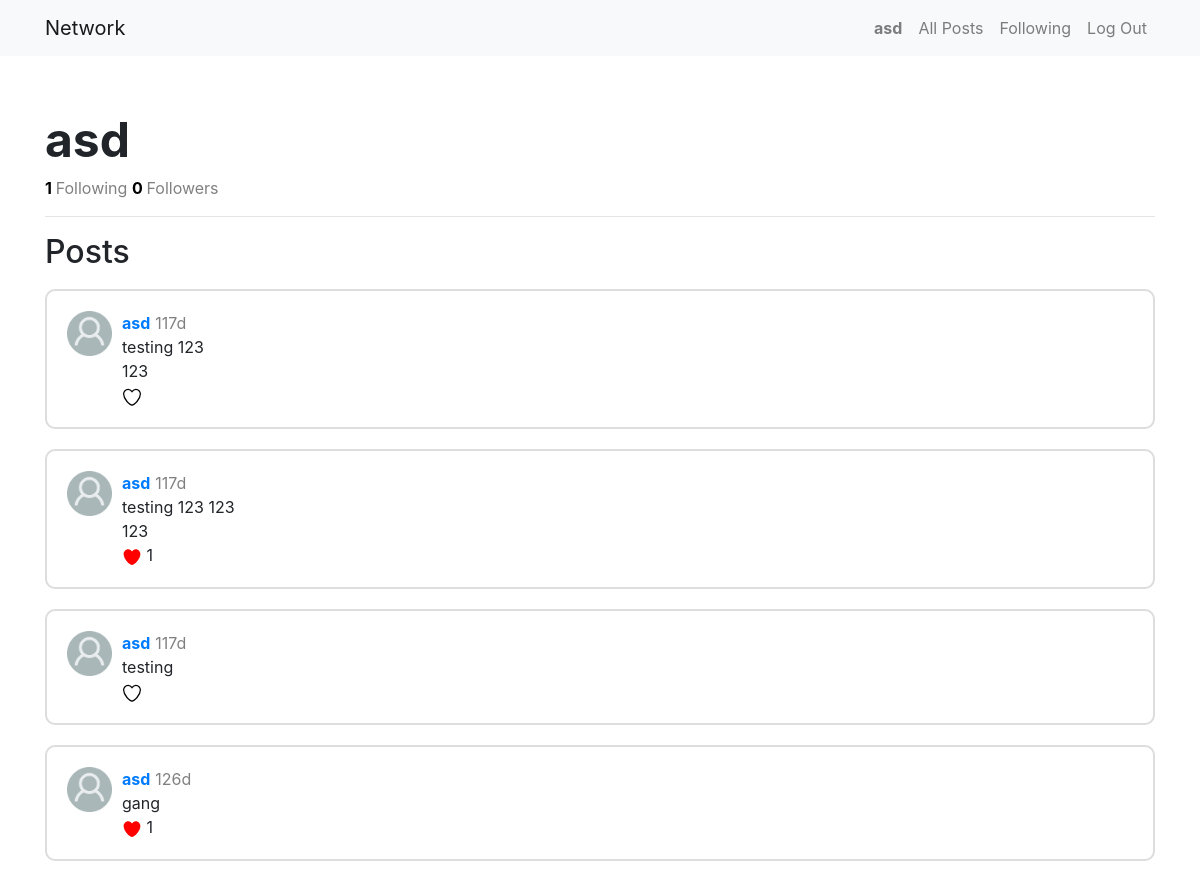
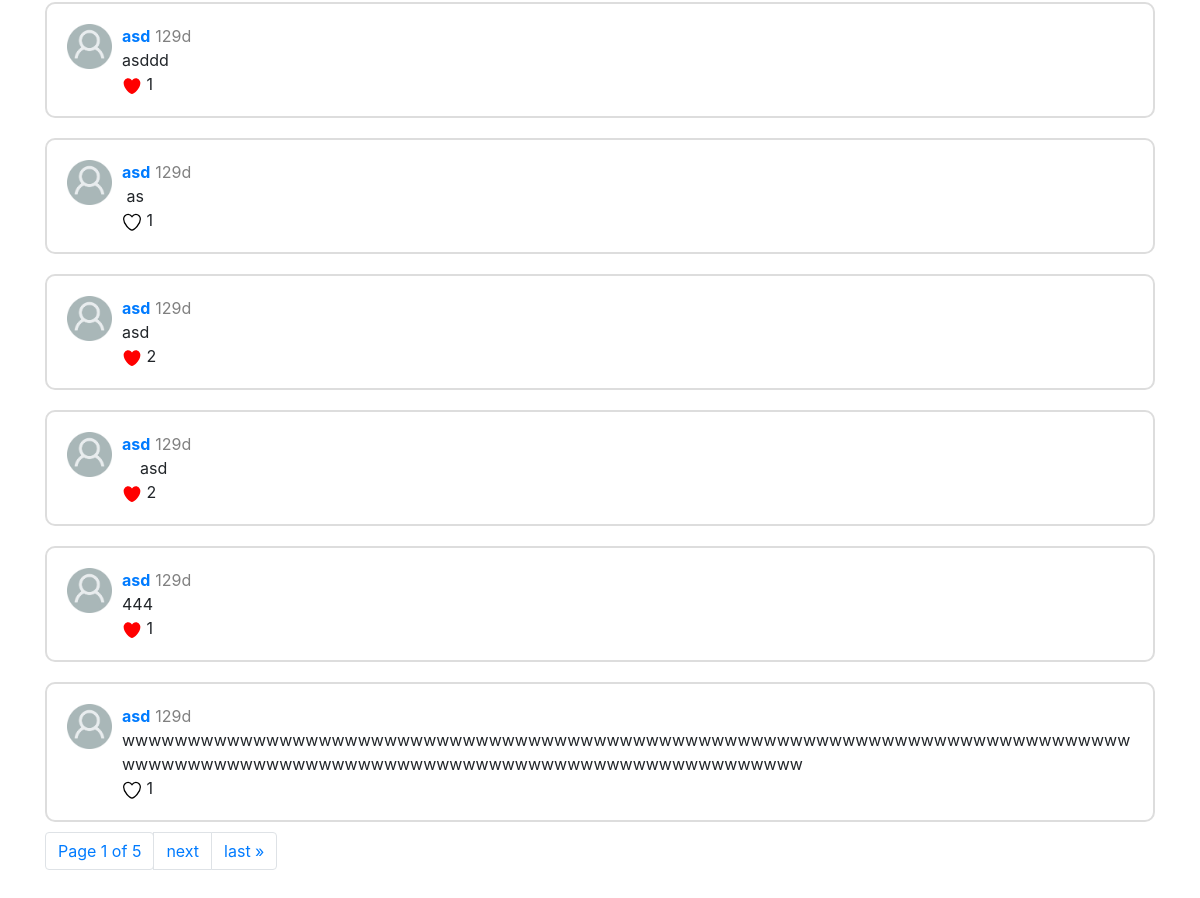
/profile/2 (signed in), run on the app's committed database (2 pictures, top to bottom).
### network/models.py (models this page shows, shortened)
class User(AbstractUser):
    pass

class Following(models.Model):
    from_user = models.ForeignKey(User, on_delete=models.CASCADE, related_name='from_user')
    following = models.ManyToManyField(User, blank=True, related_name='following')
    followers = models.ManyToManyField(User, blank=True, related_name="followers")

class Post(models.Model):
    content = models.CharField(max_length=256)
    user = models.ForeignKey(User, on_delete=models.CASCADE, related_name="User")
    likes = models.ManyToManyField(User, related_name="post")
    timestamp = models.DateTimeField(auto_now_add=True)

### network/views.py (the view)
# urls.py: path("profile/<int:id>", views.profile, name="profile"),
def profile(request, id):
    user = User.objects.get(pk=id)
    posts = Post.objects.filter(user=user).order_by("-timestamp")
    paginator = Paginator(posts, 10)
    page_number = request.GET.get('page')
    page_obj = paginator.get_page(page_number)
    following = Following.objects.get(from_user=request.user)
    userFollowing = Following.objects.get(from_user=user)
    return render(request, "network/profile.html", {
        "user": user,
        "posts": posts,
        "following": following,
        "userFollowing": userFollowing,
        'page_obj': page_obj
    })

### network/templatetags/convert.py (called while the page is built)
@register.filter(name="convert")
def convert(date):
    local_tz = pytz.timezone("Europe/London")
    converted = date.replace(tzinfo=pytz.utc).astimezone(local_tz).strftime("%d/%m/%Y - %H:%M")
    return str(converted)

### network/templatetags/date.py (called while the page is built)
@register.filter(name="timeSince")
def timeSince(date):
    local_tz = pytz.timezone("Europe/London")
    converted =  date.replace(tzinfo=pytz.utc).astimezone(local_tz)
    postDate = time.mktime(datetime.strptime(str(converted), "%Y-%m-%d %H:%M:%S.%f%z").timetuple())
    currentDate = time.time()
    if (currentDate - postDate) < 60:
        return "Just now"
    elif (currentDate - postDate)/60 < 60:
        return f"{floor((currentDate - postDate)/60)}m"
    elif (currentDate - postDate)/60/60 < 24:
        return f"{floor((currentDate - postDate)/60/60)}h"
    else: return f"{floor((currentDate - postDate)/60/60/24)}d"

### network/templates/network/profile.html (shortened to what this page needs)
{% extends "network/layout.html" %}
{% load static %}
{% load date %}
{% load convert %}
{% block body %}
    <div class="profileHeading">
        <span class="userHeading">{{user.username}}</span>
    </div>
    <div class="userInfo">
        <a class="followLink" href="{% url 'userFollowing' user.id %}"><strong>{{ userFollowing.following.count }} </strong><span style="color: grey;">Following  </span></a>
        <a class="followLink" href="{% url 'userFollowers' user.id %}"><strong><span id="followerCount">{{ userFollowing.followers.count }} </span></strong><span style="color: grey;">Followers</span></a>
    </div>
    <hr>
    <h2>Posts</h2>
    <div class="allPosts">
        {% for post in page_obj %}
        <div class="post{%if request.user == post.user %} editable{%endif%}" {%if request.user == post.user %} onmouseover="editButton('{{post.id}}')" onmouseleave="editButtonLeave('{{post.id}}')" {%endif%}>
                <div class="profilePicDiv">
                    <img id="profilePic" src="{% static 'pp.jpg' %}" width="45" height="45">
                </div>
                <div class="postData">
                    <a href="{% url 'profile' post.user.id %}"><strong>{{ post.user.username }}</strong></a><span title="{{post.timestamp|convert}}" class="subtext" id="time">{{post.timestamp|timeSince}}</span>
                    <div class="content">{{post.content|safe}}</div>
                    {% if request.user in post.likes.all %}
                    <svg viewBox="0 0 24 24" id="{{post.id}}" aria-hidden="true" class="unlike" onclick="likePost('{{post.id}}')">
                        <g>
                            <path d="M12 21.638h-.014C9.403 21.59 1.95
                            14.856 1.95 8.478c0-3.064 2.525-5.754 5.403-5.754
                             2.29 0 3.83 1.58 4.646 2.73.814-1.148 2.354-2.73
                             4.645-2.73 2.88 0 5.404 2.69 5.404 5.755 0 6.376-7.454
                              13.11-10.037 13.157H12z">
                            </path>
                        </g>
                    </svg>
                    {% else %}
                    <svg viewBox="0 0 24 24" id="{{post.id}}" aria-hidden="true" class="like" onclick="likePost('{{post.id}}')">
                        <g>
                            <path d="M12 21.638h-.014C9.403 21.59 1.95
                            14.856 1.95 8.478c0-3.064 2.525-5.754 5.403-5.754
                             2.29 0 3.83 1.58 4.646 2.73.814-1.148 2.354-2.73
                             4.645-2.73 2.88 0 5.404 2.69 5.404 5.755 0 6.376-7.454
                              13.11-10.037 13.157H12z">
                            </path>
                        </g>
                    </svg>
                    {%endif%}
                    <span id="{{post.id}}_likes" class="totalLikes">{% if post.likes.count > 0 %}{{post.likes.count}}{%endif%}</span>
                </div>
            </div>
        {% endfor %}
        <nav aria-label="Page navigation example">
            <ul class="pagination">
                <span class="current">
                    <li class="page-item"><a class="page-link" href="#">Page {{ page_obj.number }} of {{ page_obj.paginator.num_pages }}</a></li>
                </span>
                {% if page_obj.has_next %}
                    <li class="page-item"><a class="page-link" href="?page={{ page_obj.next_page_number }}">next</a></li>
                    <li class="page-item"><a class="page-link" href="?page={{ page_obj.paginator.num_pages }}">last &raquo;</a></li>
                {% endif %}
            </ul>
        </nav>
{% endblock %}

### network/templates/network/layout.html (shortened to what this page needs)
{% load static %}
<!DOCTYPE html>
<html lang="en">
    <head>
        <link rel="stylesheet" href="https://stackpath.bootstrapcdn.com/bootstrap/4.4.1/css/bootstrap.min.css">
        <link href="{% static 'network/styles.css' %}" rel="stylesheet">
    </head>
    <body>
        <nav class="navbar navbar-expand-lg navbar-light bg-light">
            <div class="container">
            <a class="navbar-brand" href="{% url 'index' %}">Network</a>
            <div>
              <ul class="navbar-nav mr-auto">
                {% if user.is_authenticated %}
                    <li class="nav-item">
                        <a class="nav-link" href="{% url 'profile' request.user.id %}"><strong>{{ request.user.username }}</strong></a>
                    </li>
                {% endif %}
                <li class="nav-item">
                  <a class="nav-link" href="{% url 'index' %}">All Posts</a>
                </li>
                {% if user.is_authenticated %}
                    <li class="nav-item">
                        <a class="nav-link" href="{% url 'following' %}">Following</a>
                    </li>
                    <li class="nav-item">
                        <a class="nav-link" href="{% url 'logout' %}">Log Out</a>
                    </li>
                {% endif %}
              </ul>
            </div>
            </div>
          </nav>
          <main class="container py-5 ">
            {% block body %}
            {% endblock %}
        </div>
    </body>
</html>

### network/static/network/styles.css (style rules this page uses)
* { box-sizing: border-box; }
.allPosts { display: flex; flex-direction: column; }
.post { width: 100%; border: 2px solid #ddd; border-radius: 10px; margin: 10px 0px; padding: 20px; }
#time { margin-left: 5px; }
.profilePicDiv { float: left; float: top; }
.postData { overflow: hidden; padding-left: 10px; word-wrap: break-word; position: relative; }
.subtext { font-size: 1em; color: grey; }
.unlike { fill: red; width: 1.25rem; stroke-width: 1.5px; }
.like { fill: white; width: 1.25rem; stroke-width: 1.5px; stroke: black; }
.content { overflow: hidden; white-space: pre-wrap; }
.userHeading { font-size: 3rem; font-weight: bold; margin-right: 10px; }
.profileHeading { display: flex; flex-direction: row; }
.followLink { color: black }

### data on the page
User: user.username "asd", username "asd"
Following: following.count "1", followers.count "0"
Post: user.username "asd", timestamp "117d", content "testing 123 123"
Post: user.username "asd", timestamp "117d", content "testing 123 123 123", likes.count "1"
Post: user.username "asd", timestamp "117d", content "testing"
Post: user.username "asd", timestamp "126d", content "gang", likes.count "1"
Post: user.username "asd", timestamp "129d", content "asddd", likes.count "1"
Post: user.username "asd", timestamp "129d", content "as", likes.count "1"
Post: user.username "asd", timestamp "129d", content "asd", likes.count "2"
Post: user.username "asd", timestamp "129d", content "asd", likes.count "2"
Post: user.username "asd", timestamp "129d", content "444", likes.count "1"
Post: user.username "asd", timestamp "129d", content "wwwwwwwwwwwwwwwwwwwwwwwwwwwwwwwwwwwwwwwwwwwwwwwwwwwwwwwwwwwwwwwwwwwwwwwwwwwwwwwwwwwwwwwwwwwwwwwwwwwwwwwwwwwwwwwwwwwwwwwwwwwwwwwww", likes.count "1"

### other printed values
{{ page_obj.number }} "1"
{{ page_obj.paginator.num_pages }} "5"
